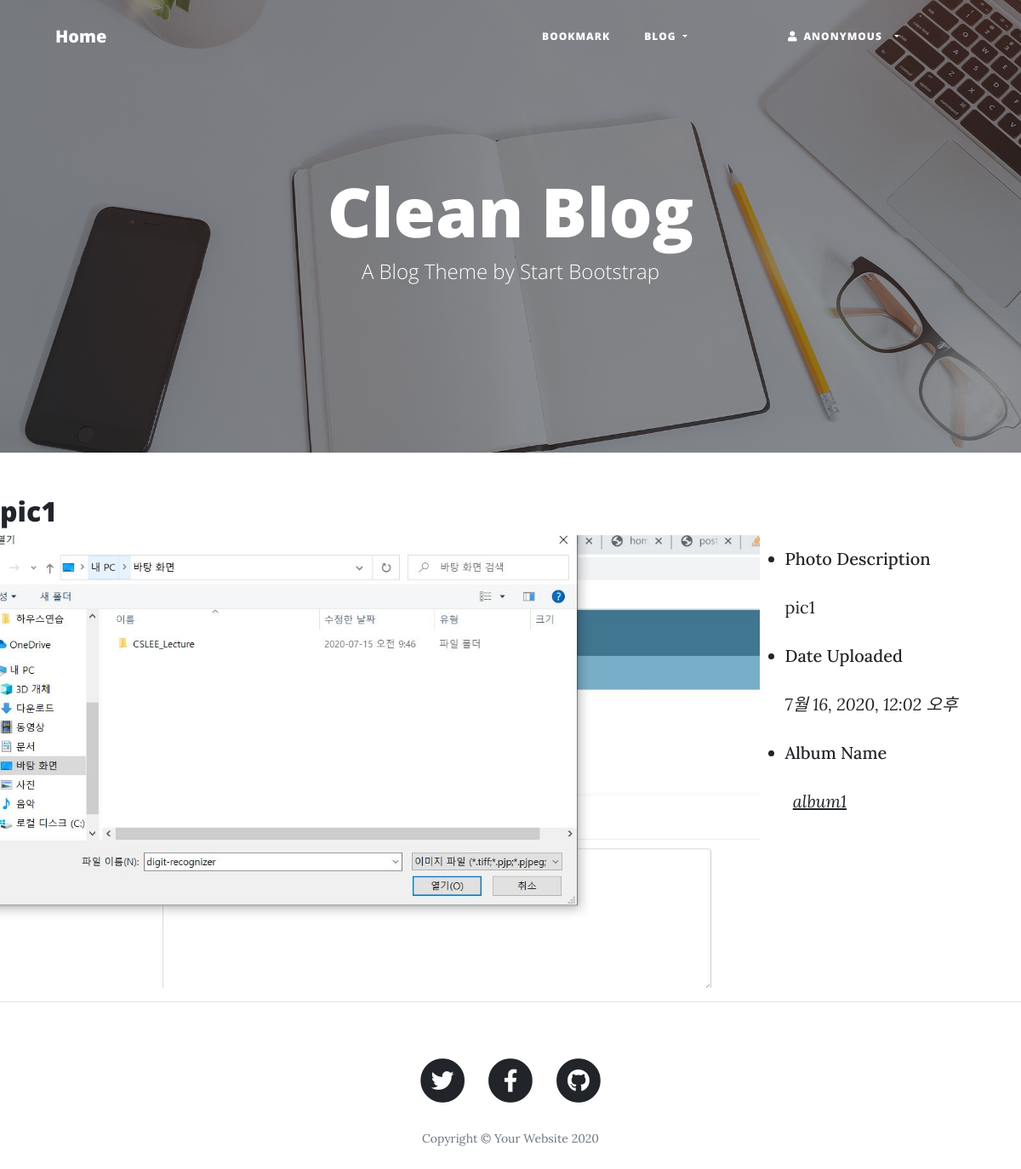
Screenshot of /photo/photo/1/ with the database file from the repository.
### photo/models.py (models this page shows, shortened)
class Photo(models.Model):
    album = models.ForeignKey(Album, on_delete=models.CASCADE)
    title = models.CharField('TITLE', max_length=30)
    description = models.TextField('Photo Description', blank=True) #장고의 field
    image = ThumbnailImageField(upload_to='photo/%Y/%m') #커스텀 필드
    upload_dt = models.DateTimeField('Upload Date', auto_now_add=True)
    class Meta:
        ordering = ('title',)

class Album(models.Model):
    name = models.CharField(max_length=30)
    description = models.CharField('One Line Description', max_length=100, blank=True)
    class Meta:
        ordering =('name',)

### photo/views.py (the view)
# urls.py: path('photo/<int:pk>/', views.PhotoDV.as_view(), name='photo_detail'),
class PhotoDV(DetailView):
    model = Photo

### photo/templates/photo/photo_detail.html (shortened to what this page needs)
{% extends "base.html" %}
{% block content %}
    <h2 class="mt-5">{{ object.title }}</h2>
    <div class="row">
        <div class="col-md-9">
            <a href="{{ object.image.url }}">
                <img src="{{ object.image.url }}" style="width: 100%;">
            </a>
        </div>
        <ul class="col-md-3 mt-3">
            <li class="h5">Photo Description</li>
                {% if object.description %}<p>{{ object.description|linebreaks }}</p>
                {% else %}<p>(blank)</p>{% endif %}
            <li class="h5">Date Uploaded</li>
                <p class="font-italic">{{ object.upload_dt }}</p>
            <li class="h5">Album Name</li>
                <p class="font-italic">
                    <a href="{% url 'photo:album_detail' object.album.id %}"> {{ object.album.name }}</a>
                </p>
        </ul>
    </div>
{% endblock %}

### rows the page displays
Photo: title "pic1", image (picture), description "pic1", upload_dt "7월 16, 2020, 12:02 오후", album.name "album1"
